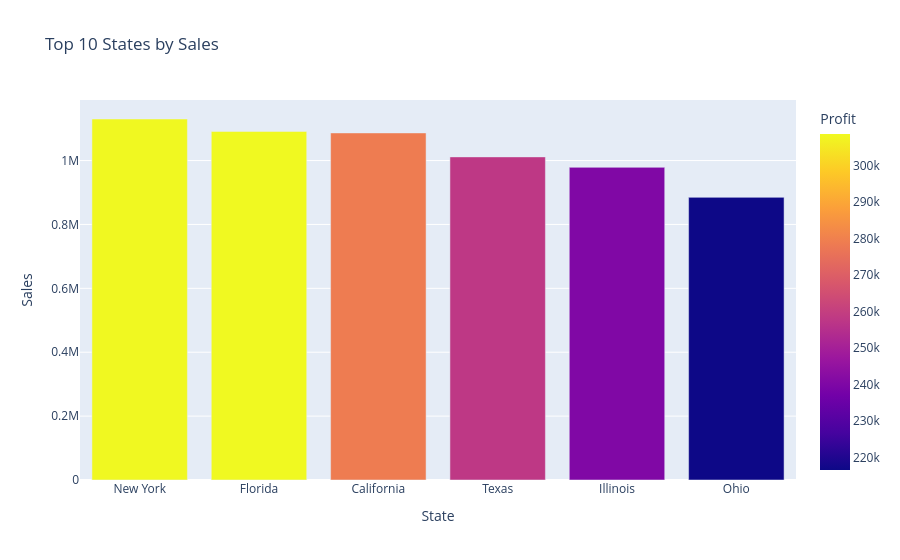

The notebook cell this image was saved under:
### Code cell
fig = px.bar(
    state_analysis.head(10),
    x="State",
    y="Total_Sales",
    color="Total_Profit",
    title="Top 10 States by Sales",
    labels={
        "Total_Sales": "Sales",
        "Total_Profit": "Profit"
    }
)

fig.show()

### Figure 1 — Plotly figure (JSON) as saved in the notebook; plotly's stock layout.template omitted (floating-point values rounded to 4 significant figures)
{"data": [{"hovertemplate": "State=%{x}<br>Sales=%{y}<br>Profit=%{marker.color}<extra></extra>", "legendgroup": "", "marker": {"color": [308506, 308706, 278814, 257780, 240372, 216519], "coloraxis": "coloraxis", "pattern": {"shape": ""}}, "name": "", "orientation": "v", "showlegend": false, "textposition": "auto", "type": "bar", "x": ["New York", "Florida", "California", "Texas", "Illinois", "Ohio"], "xaxis": "x", "y": [1130048, 1091174, 1086436, 1011475, 978738, 884768], "yaxis": "y"}], "layout": {"barmode": "relative", "coloraxis": {"colorbar": {"title": {"text": "Profit"}}, "colorscale": [[0, "#0d0887"], [0.1111, "#46039f"], [0.2222, "#7201a8"], [0.3333, "#9c179e"], [0.4444, "#bd3786"], [0.5556, "#d8576b"], [0.6667, "#ed7953"], [0.7778, "#fb9f3a"], [0.8889, "#fdca26"], [1, "#f0f921"]]}, "legend": {"tracegroupgap": 0}, "title": {"text": "Top 10 States by Sales"}, "xaxis": {"anchor": "y", "domain": [0, 1], "title": {"text": "State"}}, "yaxis": {"anchor": "x", "domain": [0, 1], "title": {"text": "Sales"}}}}
